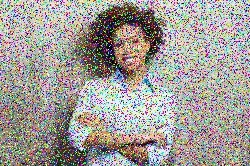
#> input picture Module4/Mod4CT1.jpg, 250 x 166 px
$ python module4_option1.py
#> lines starting #> are read from the running program, lines starting #| are printed output that depends on the picture
# Todd Bartoszkiewicz
# CSC515: Foundations of Computer Vision
# Module 4 Option 1 Critical Thinking
# Image filtering involves the application of window operations that perform useful functions, such as noise removal
# and image enhancement. Compare the effects of mean, median, and Gaussian filters on an image for different kernel
# windows.
#
# This image contains impulse noise. In OpenCV, write algorithms for this image to do the following:
#
# Apply mean, median, and Gaussian filters using a 3x3 kernel. Additionally, for Gaussian, select two different values
# of sigma. Think about how to select good values of sigma for optimal results.
# Apply mean, median, and Gaussian filters using a 5x5 kernel. For Gaussian, use the same values of sigma you selected
# in the above step.
# Apply mean, median, and Gaussian filters using a 7x7 kernel. For Gaussian, use the same values of sigma you selected
# in the above step.
# Output your filter results as 3 x 4 side-by-side subplots to make comparisons easy to inspect visually. That is, your
# subplot should have 3 rows (1 for each kernel size) and 4 columns (1 for each filter type, 2 for Gaussian). Be sure
# to include row and column labels.
import cv2
import matplotlib.pyplot as plt


if __name__ == '__main__':
    img = cv2.imread('Mod4CT1.jpg')
#> img is the input picture: shape (166, 250, 3); mean B, G, R 151.6, 156, 161

    kernel_sizes = [3, 5, 7]
    results_by_row = []
    for k in kernel_sizes:
        # Mean filter
        mean_img = cv2.blur(img, (k, k))
        # Median filter
        median_img = cv2.medianBlur(img, k)
        # Gaussian filters
        gauss1 = cv2.GaussianBlur(img, (k, k), sigmaX=0.8, sigmaY=0.8, borderType=cv2.BORDER_REFLECT)
        gauss2 = cv2.GaussianBlur(img, (k, k), sigmaX=2.0, sigmaY=2.0, borderType=cv2.BORDER_REFLECT)
        results_by_row.append((k, [mean_img, median_img, gauss1, gauss2]))
#> this loop made 3 passes
#> pass 1, `mean_img = cv2.blur(img, (k, k))`:
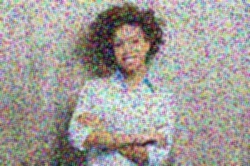
#> mean_img: shape (166, 250, 3); mean B, G, R 151.6, 156, 161
#> pass 1, `median_img = cv2.medianBlur(img, k)`:
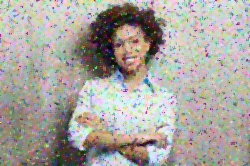
#> median_img: shape (166, 250, 3); mean B, G, R 158.9, 164.6, 169.1
#> pass 1, `gauss1 = cv2.GaussianBlur(img, (k, k), sigmaX=0.8, sigmaY=0.8, borderT..`:
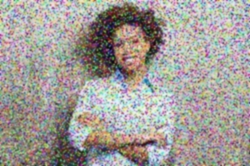
#> gauss1: shape (166, 250, 3); mean B, G, R 151.6, 156, 161
#> after the loop, results_by_row = 3 items

    fig, axes = plt.subplots(3, 4, figsize=(16, 12), constrained_layout=True)

    # Column titles
    axes[0, 0].set_title("Mean", fontsize=13, fontweight='bold')
    axes[0, 1].set_title("Median", fontsize=13, fontweight='bold')
    axes[0, 2].set_title("Gaussian (sigma=0.8)", fontsize=13, fontweight='bold')
    axes[0, 3].set_title("Gaussian (sigma=2.0)", fontsize=13, fontweight='bold')

    row_titles = [
        "3×3 kernel",
        "5×5 kernel",
        "7×7 kernel"
    ]
    for i, (k, imgs) in enumerate(results_by_row):
        # Row label
        axes[i, 0].set_ylabel(row_titles[i], fontsize=13, fontweight='bold')
        for j, im in enumerate(imgs):
            ax = axes[i, j]
            disp = cv2.cvtColor(im, cv2.COLOR_BGR2RGB)
            ax.imshow(disp)
#> this loop made 3 passes
#> k on passes 1 to 3: 3, 5, 7
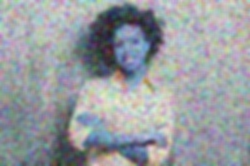
#> im: shape (166, 250, 3); mean R, G, B 151.6, 156, 161

    fig.suptitle("Mean vs. Median vs. Gaussian Filtering", fontsize=16, fontweight='bold')
    fig.savefig('filter_comparison.jpg', dpi=200)
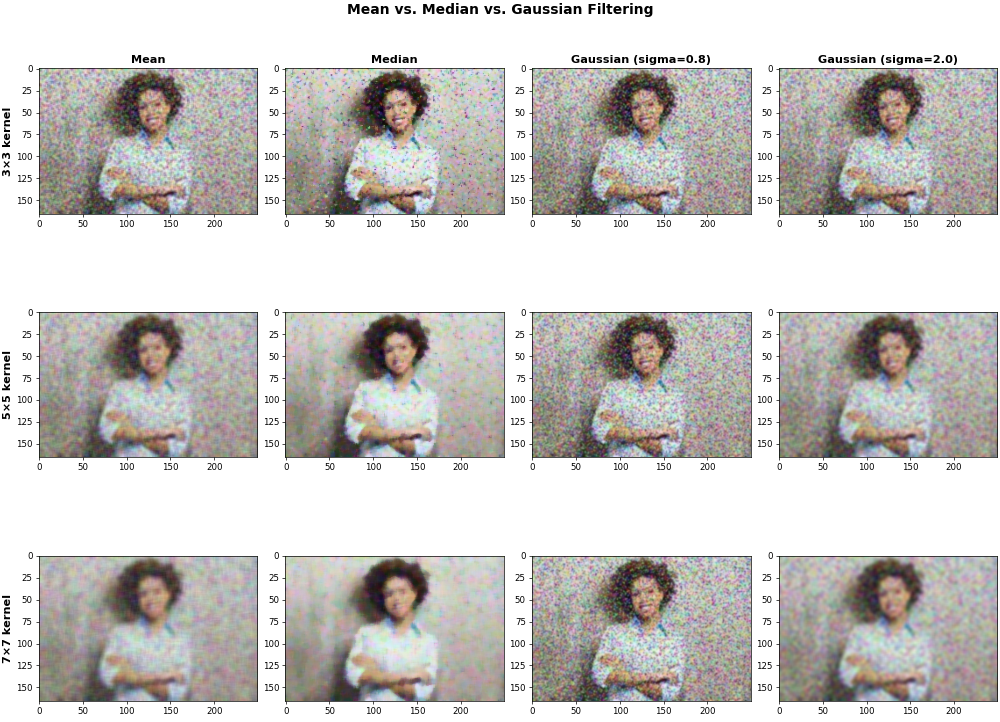
#> figure drawn by matplotlib, 12 panels
    plt.show()
    plt.close(fig)
